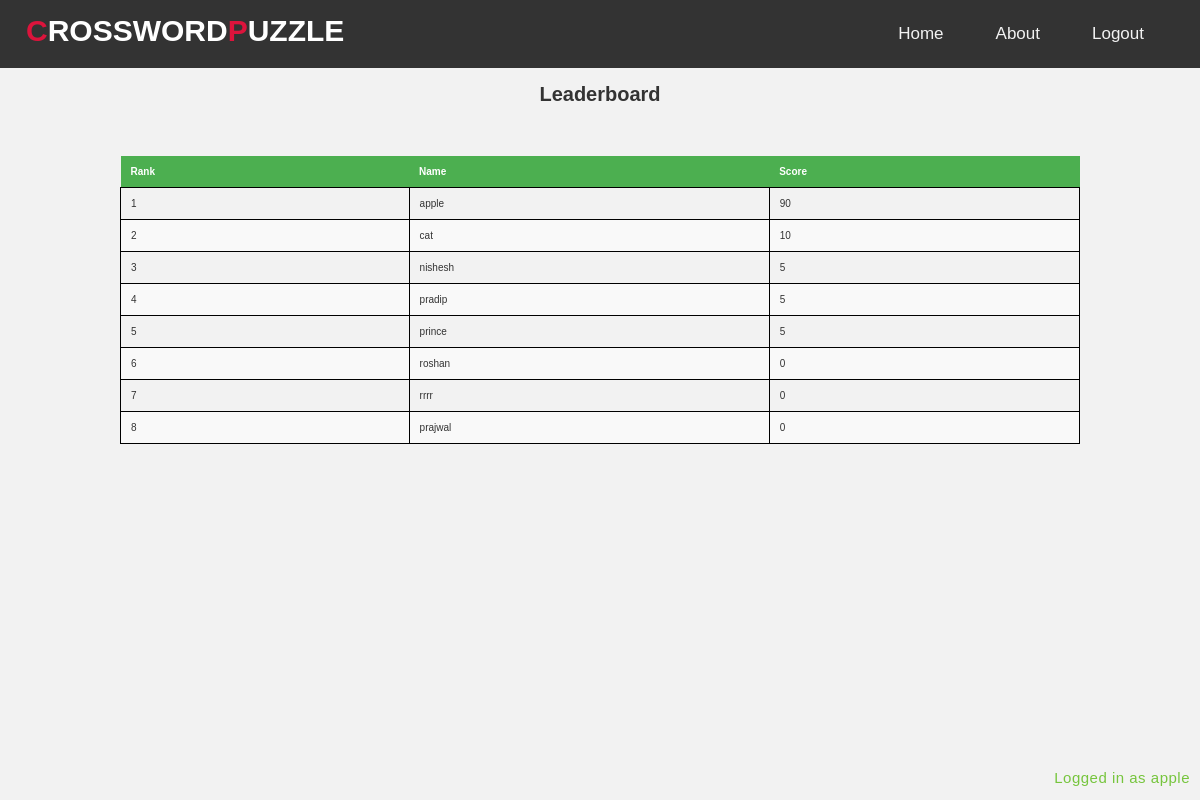
The page /leaderboard (signed in) on the database its author committed.
### app.py (models this page shows)
class User(db.Model):
    id = db.Column(db.Integer, primary_key=True)
    username = db.Column(db.String(80), unique=True, nullable=False)
    password = db.Column(db.String(200), nullable=False)
    score = db.Column(db.Integer, default=0)

### app.py (the view)
@app.route('/leaderboard')
def leaderboard():
    top_users = User.query.order_by(User.score.desc()).limit(10)
    user = User.query.get(session['user_id'])
    return render_template('leaderboard.html', top_users=top_users, username=user.username)

### templates/leaderboard.html
{% extends "base.html" %}
{% block content %}
<div class="topnav">
  <div class="brand">
    <a href="#hero">
      <h1><span>C</span>rossword<span>P</span>uzzle</h1>
    </a>
  </div>
  <div class="link">
    <a href="{{ url_for('logout') }}">Logout</a>
  <a href="#about">About</a>
  <a href="{{ url_for('home') }}">Home</a>
</div>
</div>
  <h1 style="display: flex;justify-content: center;padding-top: 15px;">Leaderboard</h1>
  <table class="leaderboard">
		<thead>
			<tr>
				<th>Rank</th>
				<th>Name</th>
				<th>Score</th>
			</tr>
		</thead>
		<tbody>
      {% for user in top_users %}
			<tr>
				<td>{{ loop.index }}</td>
				<td>{{user.username}}</td>
				<td>{{user.score}}</td>
			</tr>
      {% endfor %}
		</tbody>
	</table>
  <p class="loggedinas"> Logged in as {{username}} </p>
{% endblock %}

### templates/base.html (shortened to what this page needs)
<!DOCTYPE html>
<html lang="en">
<head>
    <link rel="stylesheet" href="{{ url_for('static', filename='css/main.css') }}">
</head>
<body>
    {% block content %}{% endblock %}
</body>
</html>

### static/css/main.css (style rules this page uses)
body { margin:0; padding:0; }
table { border-collapse: collapse; }
.loggedinas { position: fixed; bottom: 10px; right: 10px; font-size: 15px; color: #76c53d; }
td { border: 1px solid black; width: 30px; height: 30px; text-align: center; vertical-align: middle; }
body { font-family: Arial, sans-serif; background-color: #f2f2f2; }
body { font-family: Arial, sans-serif; background-color: #f2f2f2; color: #333; }
* { padding: 0; margin: 0; box-sizing: border-box; }
html { font-size: 10px; font-family: 'Montserrat', sans-serif; scroll-behavior: smooth; }
a { text-decoration: none; }
p { color: black; font-size: 1.4rem; margin-top: 5px; line-height: 2.5rem; font-weight: 300; letter-spacing: 0.05rem; }
.brand h1 { font-size: 3rem; text-transform: uppercase; color: white; }
.brand h1 span { color: crimson; }
.topnav { background-color: #333; overflow: hidden; }
.topnav a { float: right; color: #f2f2f2; text-align: center; padding: 14px 16px; text-decoration: none; font-size: 17px; margin-right: 20px; }
.topnav { display: flex; text-align: center; justify-content:space-between; width: 100%; height: 100%; max-width: 100%; padding: 0 10px; }
.link { margin: 10px; }
.leaderboard { border-collapse: collapse; width: 80%; margin: 50px auto; }
.leaderboard thead { background-color: #f1f1f1; }
.leaderboard th, .leaderboard td { padding: 10px; text-align: left; }
.leaderboard th { background-color: #4CAF50; color: #fff; }
.leaderboard tr:nth-child(even) { background-color: #f9f9f9; }

### rows shown on the page
User: username "apple", score "90"
User: username "cat", score "10"
User: username "nishesh", score "5"
User: username "pradip", score "5"
User: username "prince", score "5"
User: username "roshan", score "0"
User: username "rrrr", score "0"
User: username "prajwal", score "0"
